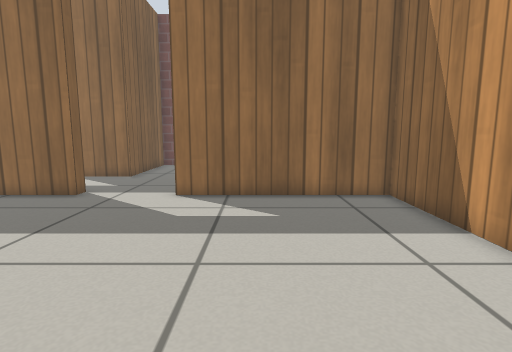
[1] (above)

19 first-person views from a walk through a robot-simulator world made for Gazebo. The camera is 0.56 m above the floor, tilts 8° down and sees 80° across. The floor is counted in squares, 0.25 m on a side. Each view is taken from the middle of a square. On the plan, view 1 faces up. The plan holds only what a view shows up to about 18 squares ahead; the rest is blank. Gazebo's built-in surfaces are drawn with simple patterns.

[2]
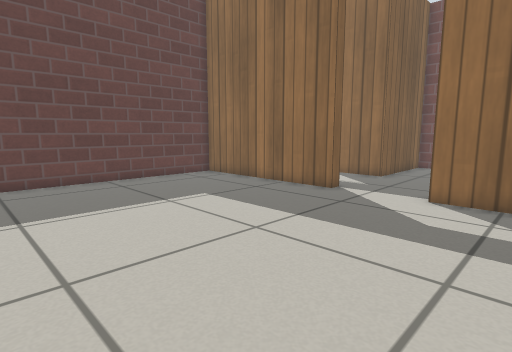

[3]
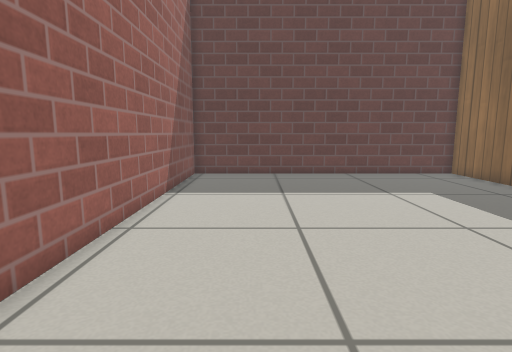

[4]
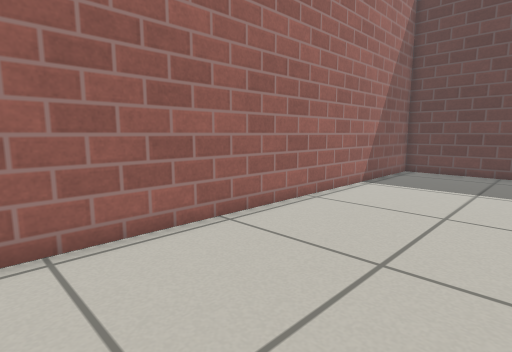

[5]
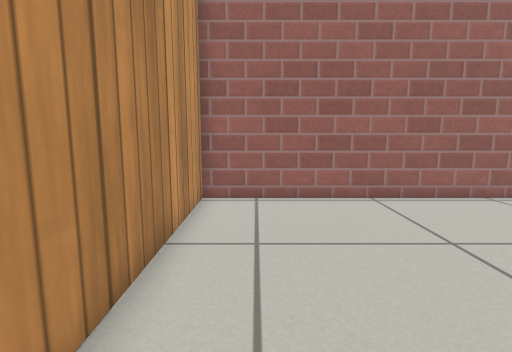

[6]
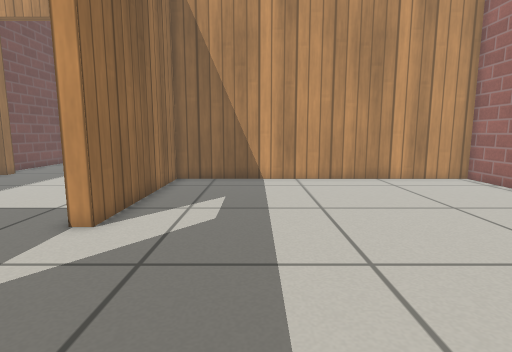

[7]
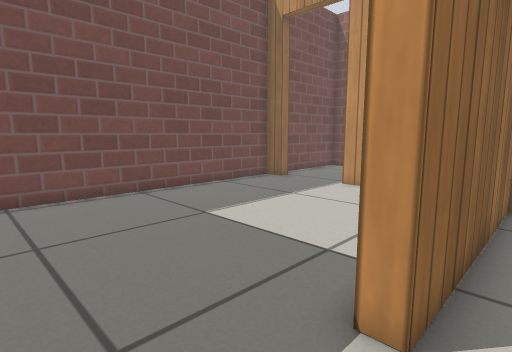

[8]
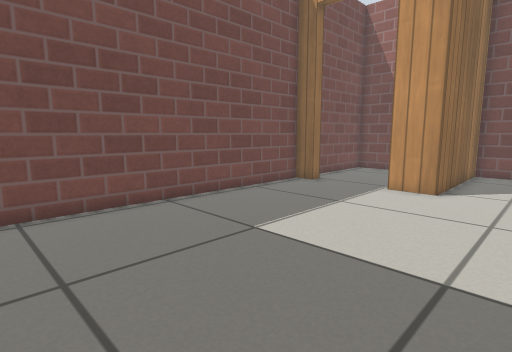

[9]
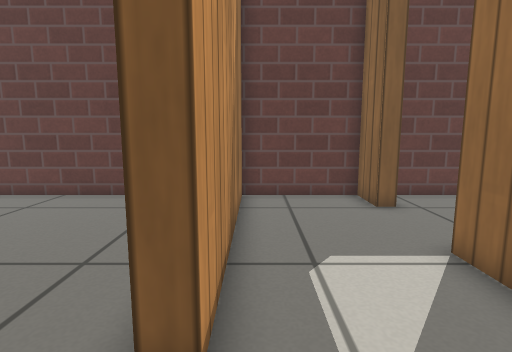

[10]
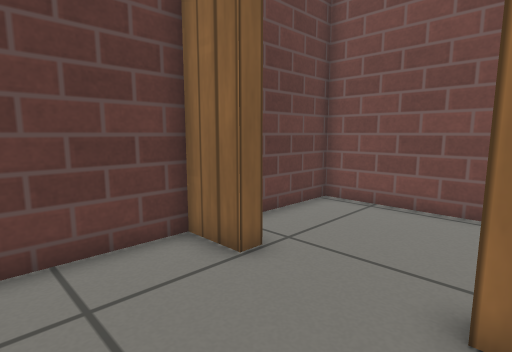

[11]
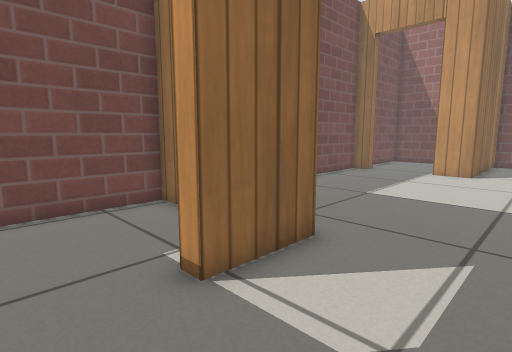

[12]
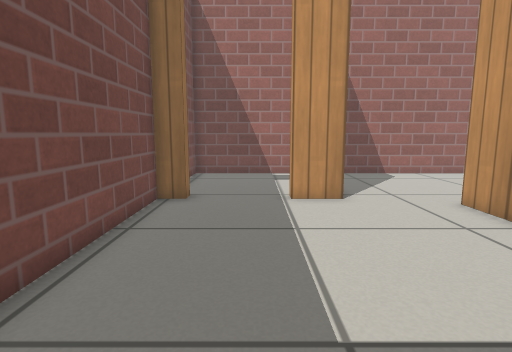

[13]
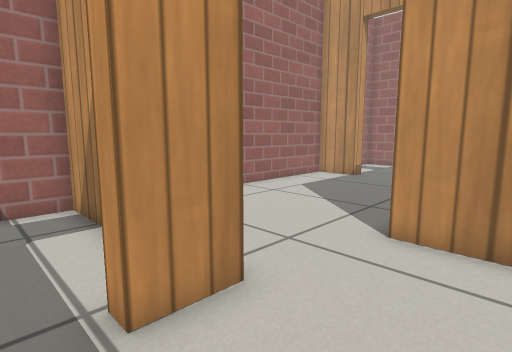

[14]
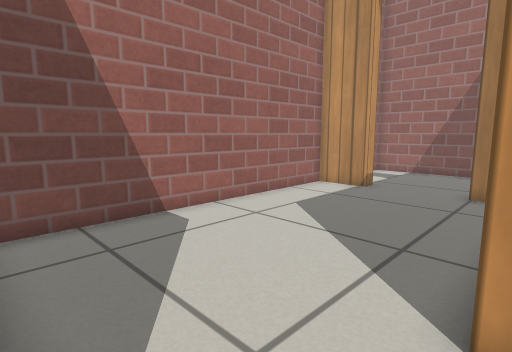

[15]
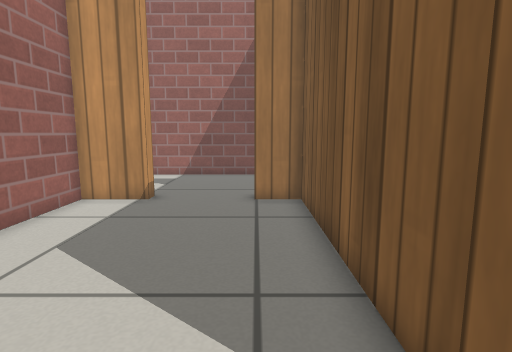

[16]
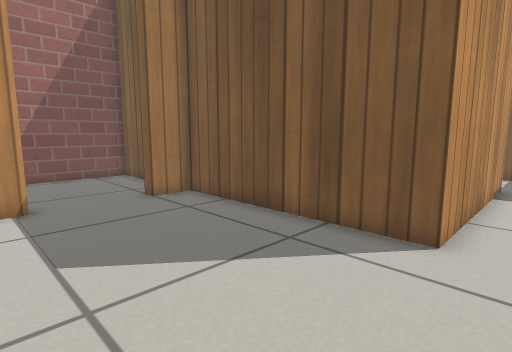

[17]
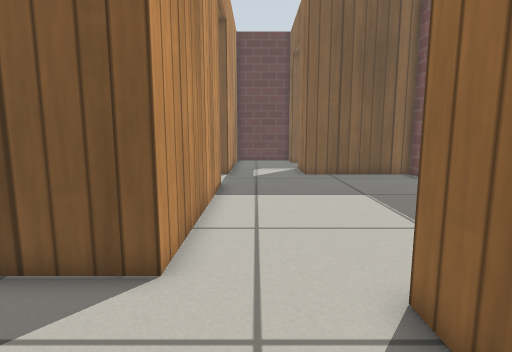

[18]
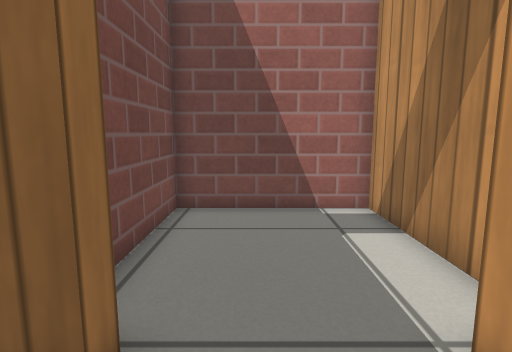

[19]
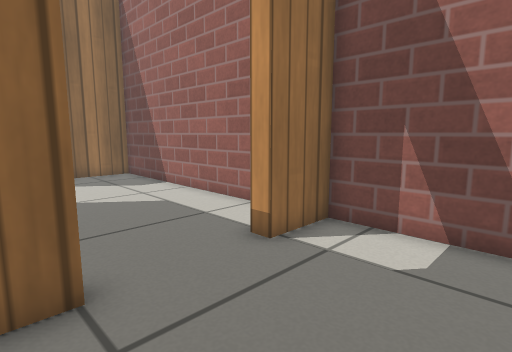

### Floor plan
Ten units are one square. View 1 is at (0, 0); x grows to the right and y downward. Boxes are objects, and circles mark ways between rooms. Rooms are numbered by the first view taken in them; rooms with no view inside come last. Other rooms are left out.
<svg viewBox="-154 -219 288 258">
<path fill="none" stroke="#000" d="M-65 -109 -149 -109 -149 34 49 34 49 -109 -29 -109M-29 -115 45 -115M62 -150 62 -168M-131 -157 -149 -157 -149 -115 -65 -115M62 -214 -65 -214 -65 -157 -95 -157M45 -115 55 -115 55 -28 70 -28M106 -28 129 -28 129 -150 62 -150M70 -22 61 -22M55 11 55 34 126 34M129 31 129 -22 106 -22M-71 -214 -149 -214 -149 -170M82 -156 129 -156 129 -214 80 -214"/>
<circle cx="-45" cy="-110" r="3" fill="#2a7"/>
<circle cx="53" cy="-130" r="3" fill="#2a7"/>
<circle cx="-115" cy="-160" r="3" fill="#2a7"/>
<circle cx="65" cy="-185" r="3" fill="#2a7"/>
<circle cx="85" cy="-25" r="3" fill="#2a7"/>
<text x="-50" y="-40">1</text>
<text x="-30" y="-150">2</text>
<text x="90" y="-90">3</text>
<text x="90" y="0">4</text>
<text x="-110" y="-190">5</text>
<text x="100" y="-190">6</text>
</svg>
Room 1 opens to room 2. Room 2 opens to room 3. Room 2 opens to room 5. Room 2 opens to room 6. Room 3 opens to room 4.

Where each view was taken, in squares from view 1:
view 1: 0 up, 0 right, facing up
view 2: 0 up, 0 right, facing up-left
view 3: 0 up, 2 right, facing left
view 4: 3 up, 4 right, facing down-left
view 5: 7 up, 3 right, facing down
view 6: 7 up, 10 left, facing right
view 7: 10 up, 6 left, facing up-right
view 8: 12 up, 6 left, facing up-right
view 9: 12 up, 4 left, facing left
view 10: 12 up, 9 left, facing up-left
view 11: 12 up, 12 left, facing up-right
view 12: 18 up, 4 left, facing right
view 13: 18 up, 3 right, facing down-right
view 14: 15 up, 5 right, facing down-right
view 15: 13 up, 7 right, facing down
view 16: 13 up, 12 right, facing down-left
view 17: 13 up, 10 right, facing left
view 18: 19 up, 4 right, facing right
view 19: 2 down, 6 right, facing up-right
